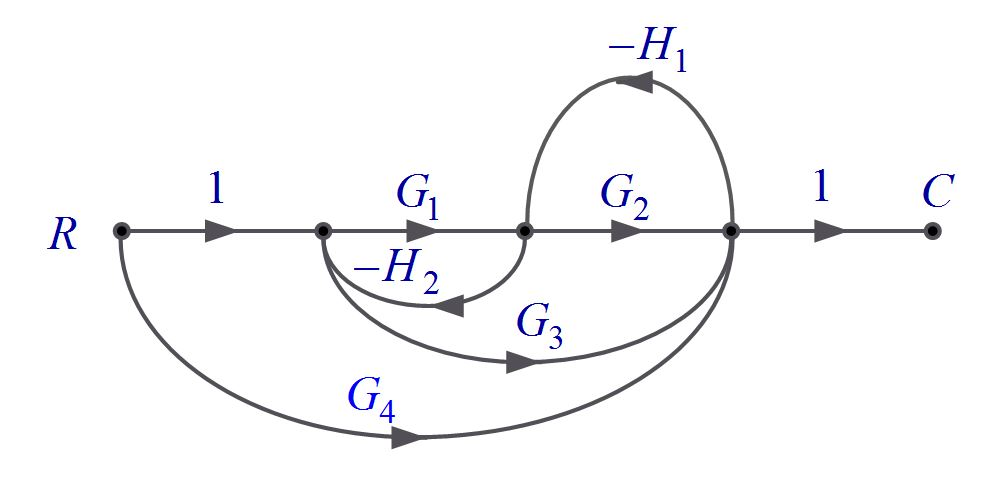
#> input picture 000004.jpg, 989 x 486 px, found by its file name
$ python untitled0.py   (older library calls are emulated)
#> lines starting #> are read from the running program, lines starting #| are printed output that depends on the picture; after the words box and inside, x2 and y2 are one past the last pixel; in counts of white or black regions, pixels touching at a corner belong together
"""

"""


import numpy as np
import cv2
from matplotlib import pyplot as plt


from scipy.misc import toimage, fromimage
from scipy.misc.pilutil import Image
from skimage.morphology import skeletonize
from skimage.util import img_as_ubyte
"""
#
#a = Image.open('000004.jpg').convert('L')
#
##a = cv2.imread('000004.jpg',1)
#'''
#normalization
#'''
##invert image
#temp=np.array(a);
##temp=255-temp;
#temp=temp/np.max(a)
#
#
##temp=temp/255


#ret2,th2 = cv2.threshold(temp,0,255,cv2.THRESH_BINARY+cv2.THRESH_OTSU)
"""


im=cv2.imread('000004.jpg',0);
#> im: shape (486, 989); min 0, max 255, mean 248
ret2,th2 = cv2.threshold(im,0,255,cv2.THRESH_BINARY+cv2.THRESH_OTSU)
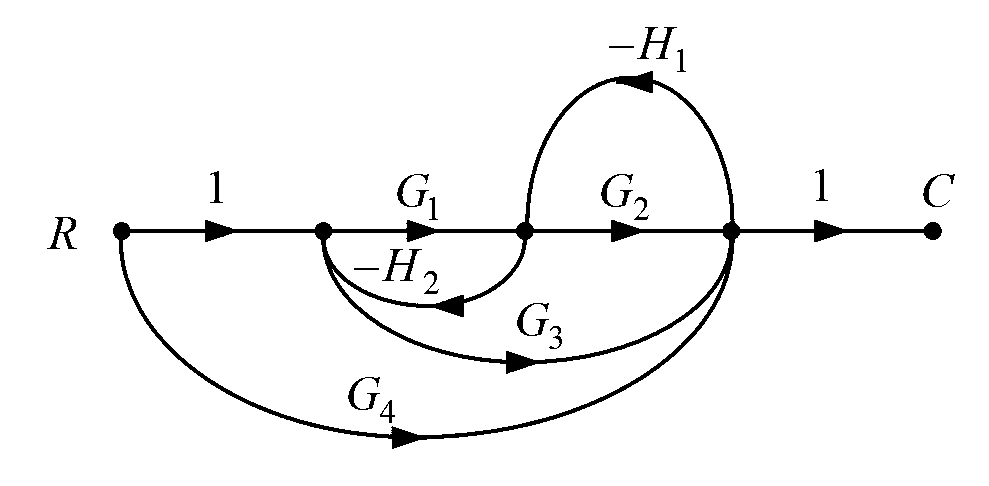
#> th2: shape (486, 989); 96.3% white; 19 black regions, largest, box (x1, y1, x2, y2) and area: (113, 71, 942, 449) 14527, (637, 27, 677, 59) 354, (382, 249, 422, 281) 354
#> ret2 = 165
th2=255-th2;
th2=th2/np.max(th2);

cv2.imshow('',th2)
b = skeletonize(th2)
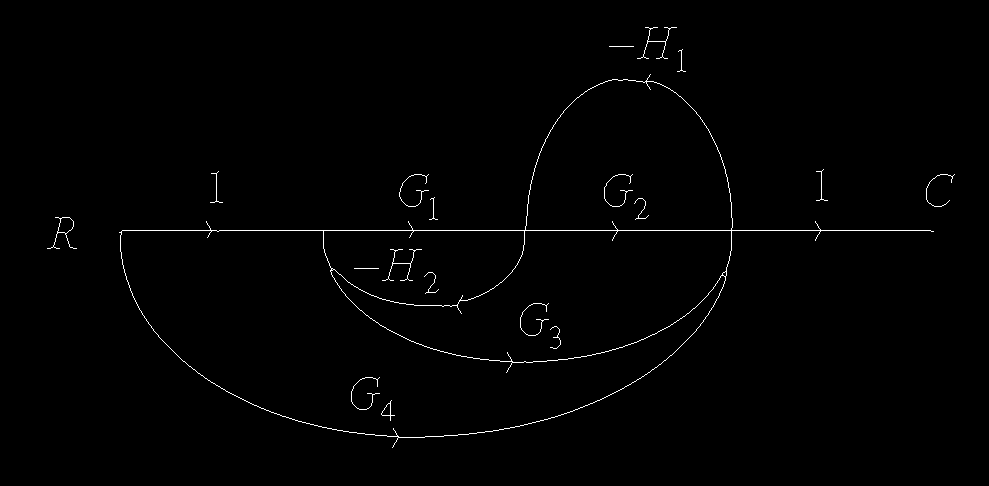
#> b: shape (486, 989) bool; 0.81% white in thin lines or dots, all inside (x1, y1, x2, y2) = (47, 27, 955, 448)
#
plt.imshow(b)
#

cv2.waitKey(0)
cv2.destroyAllWindows()
